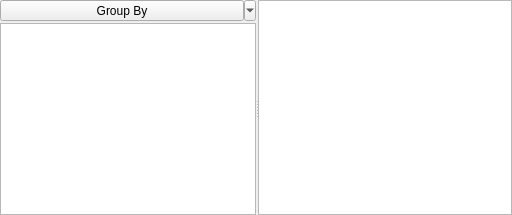
        <widget class="QWidget" name="music_tab">
         <attribute name="title">
          <string>Music</string>
         </attribute>
         <layout class="QGridLayout" name="gridLayout">
          <property name="leftMargin">
           <number>0</number>
          </property>
          <property name="topMargin">
           <number>0</number>
          </property>
          <property name="rightMargin">
           <number>0</number>
          </property>
          <property name="bottomMargin">
           <number>0</number>
          </property>
          <property name="spacing">
           <number>2</number>
          </property>
          <item row="0" column="0">
           <widget class="QSplitter" name="splitter">
            <property name="orientation">
             <enum>Qt::Horizontal</enum>
            </property>
            <property name="handleWidth">
             <number>2</number>
            </property>
            <widget class="QFrame" name="frame">
             <property name="maximumSize">
              <size>
               <width>258</width>
               <height>16777215</height>
              </size>
             </property>
             <layout class="QVBoxLayout" name="verticalLayout_9">
              <property name="spacing">
               <number>2</number>
              </property>
              <property name="leftMargin">
               <number>0</number>
              </property>
              <property name="topMargin">
               <number>0</number>
              </property>
              <property name="rightMargin">
               <number>0</number>
              </property>
              <property name="bottomMargin">
               <number>0</number>
              </property>
              <item>
               <widget class="QToolButton" name="music_grp_srt_btn">
                <property name="sizePolicy">
                 <sizepolicy hsizetype="Preferred" vsizetype="Fixed">
                  <horstretch>0</horstretch>
                  <verstretch>0</verstretch>
                 </sizepolicy>
                </property>
                <property name="text">
                 <string>Group By</string>
                </property>
                <property name="checkable">
                 <bool>true</bool>
                </property>
                <property name="popupMode">
                 <enum>QToolButton::MenuButtonPopup</enum>
                </property>
                <property name="toolButtonStyle">
                 <enum>Qt::ToolButtonTextBesideIcon</enum>
                </property>
                <property name="arrowType">
                 <enum>Qt::NoArrow</enum>
                </property>
               </widget>
              </item>
              <item>
               <widget class="QTableView" name="music_gurp_srt_list">
                <property name="sizePolicy">
                 <sizepolicy hsizetype="Expanding" vsizetype="Expanding">
                  <horstretch>0</horstretch>
                  <verstretch>0</verstretch>
                 </sizepolicy>
                </property>
                <property name="focusPolicy">
                 <enum>Qt::NoFocus</enum>
                </property>
                <property name="contextMenuPolicy">
                 <enum>Qt::PreventContextMenu</enum>
                </property>
                <property name="horizontalScrollBarPolicy">
                 <enum>Qt::ScrollBarAsNeeded</enum>
                </property>
                <property name="sizeAdjustPolicy">
                 <enum>QAbstractScrollArea::AdjustIgnored</enum>
                </property>
                <property name="autoScroll">
                 <bool>true</bool>
                </property>
                <property name="editTriggers">
                 <set>QAbstractItemView::NoEditTriggers</set>
                </property>
                <property name="showDropIndicator" stdset="0">
                 <bool>false</bool>
                </property>
                <property name="dragDropOverwriteMode">
                 <bool>false</bool>
                </property>
                <property name="alternatingRowColors">
                 <bool>false</bool>
                </property>
                <property name="selectionMode">
                 <enum>QAbstractItemView::ExtendedSelection</enum>
                </property>
                <property name="selectionBehavior">
                 <enum>QAbstractItemView::SelectRows</enum>
                </property>
                <property name="textElideMode">
                 <enum>Qt::ElideRight</enum>
                </property>
                <property name="showGrid">
                 <bool>false</bool>
                </property>
                <property name="gridStyle">
                 <enum>Qt::NoPen</enum>
                </property>
                <property name="sortingEnabled">
                 <bool>false</bool>
                </property>
                <property name="wordWrap">
                 <bool>true</bool>
                </property>
                <property name="cornerButtonEnabled">
                 <bool>false</bool>
                </property>
                <attribute name="horizontalHeaderVisible">
                 <bool>false</bool>
                </attribute>
                <attribute name="horizontalHeaderCascadingSectionResizes">
                 <bool>false</bool>
                </attribute>
                <attribute name="horizontalHeaderMinimumSectionSize">
                 <number>55</number>
                </attribute>
                <attribute name="horizontalHeaderStretchLastSection">
                 <bool>true</bool>
                </attribute>
                <attribute name="verticalHeaderVisible">
                 <bool>false</bool>
                </attribute>
                <attribute name="verticalHeaderCascadingSectionResizes">
                 <bool>false</bool>
                </attribute>
               </widget>
              </item>
             </layout>
            </widget>
            <widget class="QTableView" name="music_table">
             <property name="sizePolicy">
              <sizepolicy hsizetype="Expanding" vsizetype="Expanding">
               <horstretch>1</horstretch>
               <verstretch>0</verstretch>
              </sizepolicy>
             </property>
             <property name="minimumSize">
              <size>
               <width>0</width>
               <height>0</height>
              </size>
             </property>
             <property name="focusPolicy">
              <enum>Qt::NoFocus</enum>
             </property>
             <property name="contextMenuPolicy">
              <enum>Qt::PreventContextMenu</enum>
             </property>
             <property name="editTriggers">
              <set>QAbstractItemView::NoEditTriggers</set>
             </property>
             <property name="tabKeyNavigation">
              <bool>false</bool>
             </property>
             <property name="showDropIndicator" stdset="0">
              <bool>false</bool>
             </property>
             <property name="dragDropOverwriteMode">
              <bool>false</bool>
             </property>
             <property name="selectionMode">
              <enum>QAbstractItemView::ExtendedSelection</enum>
             </property>
             <property name="selectionBehavior">
              <enum>QAbstractItemView::SelectRows</enum>
             </property>
             <property name="showGrid">
              <bool>false</bool>
             </property>
             <property name="sortingEnabled">
              <bool>true</bool>
             </property>
             <property name="wordWrap">
              <bool>false</bool>
             </property>
             <property name="cornerButtonEnabled">
              <bool>false</bool>
             </property>
             <attribute name="horizontalHeaderDefaultSectionSize">
              <number>100</number>
             </attribute>
             <attribute name="horizontalHeaderMinimumSectionSize">
              <number>55</number>
             </attribute>
             <attribute name="verticalHeaderVisible">
              <bool>false</bool>
             </attribute>
             <attribute name="verticalHeaderCascadingSectionResizes">
              <bool>true</bool>
             </attribute>
            </widget>
           </widget>
          </item>
         </layout>
        </widget>
